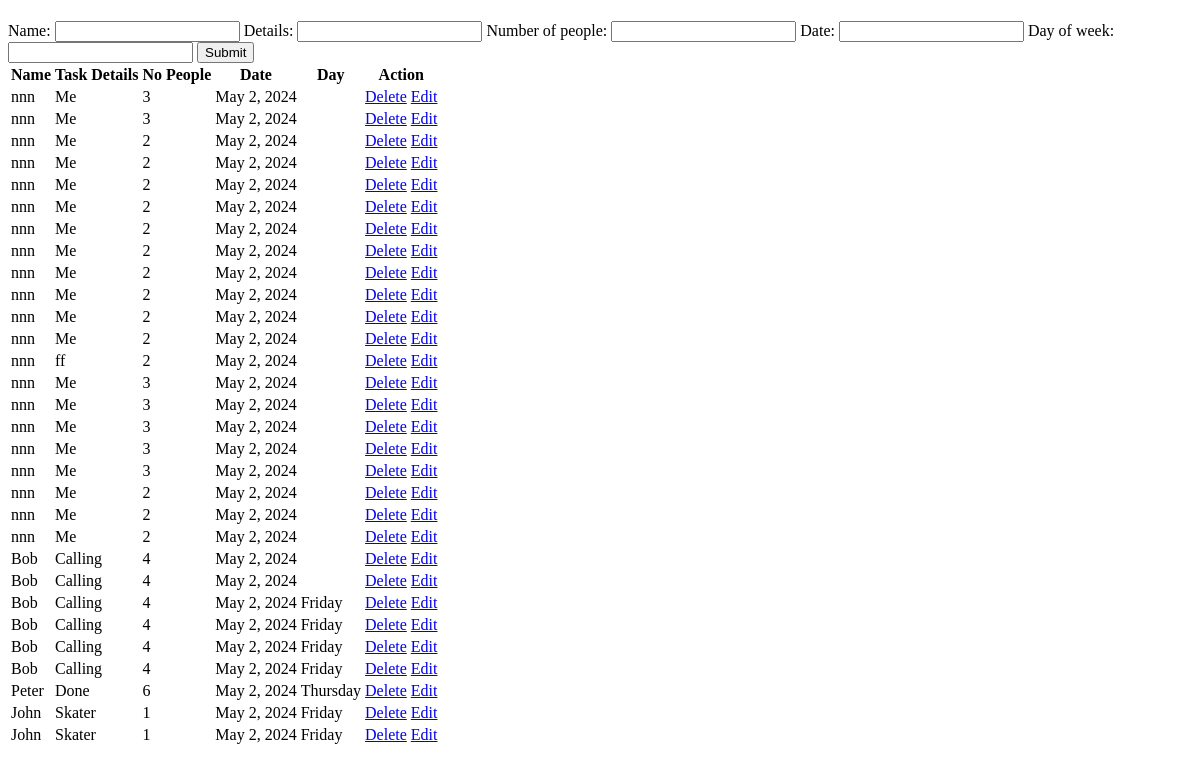
The page /create on the database as committed earlier.
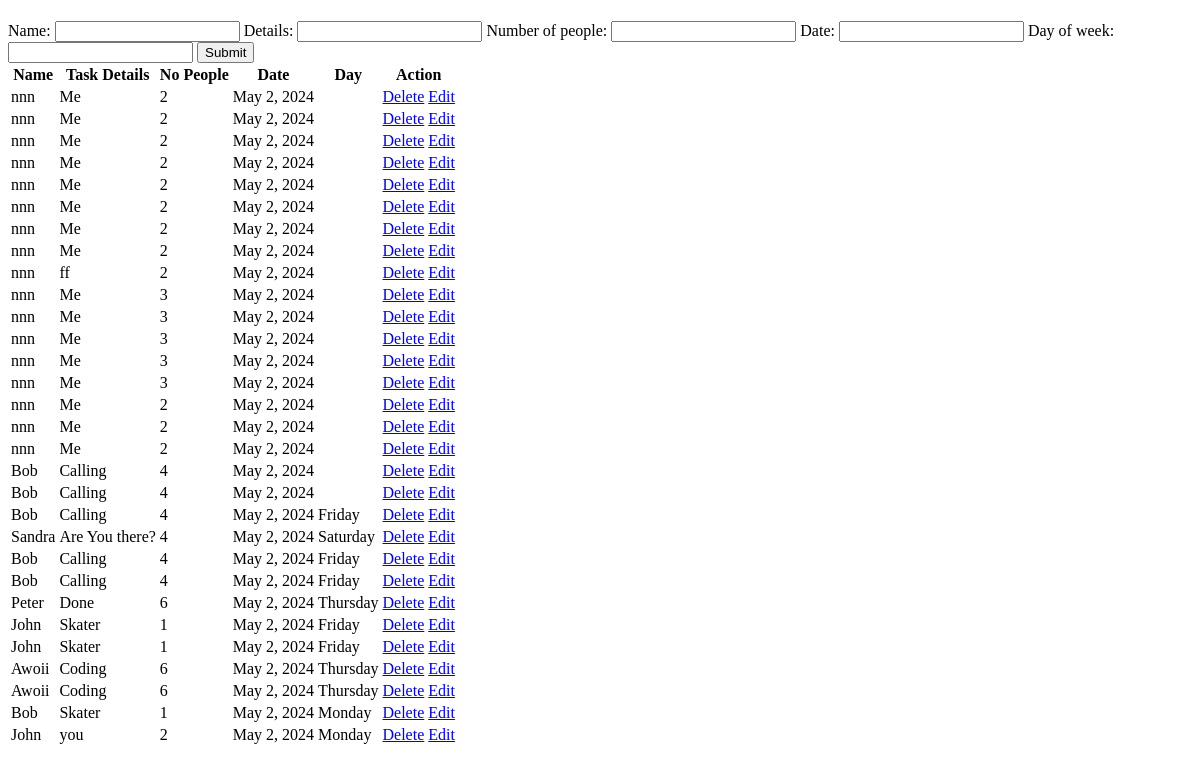
The same page on the database as committed later.
### newapp/models.py (models this page shows)
class Task(models.Model):
    name = models.CharField(max_length=200)
    details = models.CharField(max_length=1000)
    number_of_people = models.IntegerField()
    date = models.DateField(auto_now_add=True)
    day_of_week = models.CharField(max_length=20)

### newapp/views.py (the view)
# urls.py: path('create', views.create_task, name='create_task'),
def create_task(request):
    if request.method == 'POST':
        form = TaskForm(request.POST)
        if form.is_valid():
            a_name = form.cleaned_data ['name']    #these field names are from the model, name as it is in the left can change or vary, but what us is in [] should be maintained
            b_details = form.cleaned_data ['details'] #these field names are from the
            c_number_of_people = form.cleaned_data ['number_of_people']
            d_date = form.cleaned_data ['date'] #these field names
            e_day_of_week = form.cleaned_data ['day_of_week'] #these field names
            Task.objects.create(name=a_name, details = b_details, number_of_people=c_number_of_people, date=d_date, day_of_week=e_day_of_week)#We pass the actual data as it is in the model
            return HttpResponseRedirect(reverse('indexpage'))
            return redirect('/index')
    else:
        form = TaskForm()
    tasklist = Task.objects.all() #We are retrieving list and sending it back
    return render(request, 'newapp/base.html', {'form': form, 'tasklist': tasklist})

### newapp/forms.py (shortened to what this page needs)
class TaskForm(forms.Form): #inheriting the class to extend functionality
    name = forms.CharField(max_length=200, widget = forms.TextInput(attrs={'class': 'form-control'}), required=False)
    details = forms.CharField(max_length=1000, widget = forms.TextInput(attrs={'class': 'form-control'}), required=False)
    number_of_people = forms.IntegerField(widget = forms.NumberInput(attrs={'class': 'form-control'}), required=False)
    date = forms.DateField(widget = forms.DateInput(attrs={'class': 'form-control'}), required=False)
    day_of_week = forms.CharField(max_length=20, widget = forms.TextInput(attrs={'class': 'form-control'}), required=False)

### newapp/templates/newapp/base.html (shortened to what this page needs)
<!DOCTYPE html>
<html lang="en">
<head>
</head>
<body>
    <form action="{% url 'create_task' %}" method="POST">
        {% for form_field in form %}
            {{ form_field.label_tag }}
            {{ form_field }}
        {% endfor %}
    <input type="submit" value="Submit">
    </form>
    <table>
        <thead>
            <tr>
                <th>Name</th>
                <th>Task Details</th>
                <th>No People</th>
                <th>Date</th>
                <th>Day</th>
                <th>
                    Action
                </th>
            </tr>
        </thead>
        <tbody>
            {% for task in tasklist %}
            <tr>
                <td>{{ task.name }}</td>
                <td>{{ task.details }}</td>
                <td>{{ task.number_of_people }}</td>
                <td>{{ task.date }}</td>
                <td>{{ task.day_of_week }}</td>
                <td>
                    <a href="{% url 'delete_task' task.id %}">Delete</a>
                    <a href="{% url 'edit_task' task.id %}">Edit</a>
                </td>
            </tr>
            {% endfor %}
        </tbody>
    </table>
   </body>
</html>

Rows that differ between the two databases and show on the page:
removed Task: name "nnn", details "Me", number_of_people "3", date "May 2, 2024"
removed Task: name "nnn", details "Me", number_of_people "3", date "May 2, 2024"
removed Task: name "nnn", details "Me", number_of_people "2", date "May 2, 2024"
removed Task: name "nnn", details "Me", number_of_people "2", date "May 2, 2024"
changed Task: name "Bob" → "Sandra"; details "Calling" → "Are You there?"; day_of_week "Friday" → "Saturday"
added Task: name "Awoii", details "Coding", number_of_people "6", date "May 2, 2024", day_of_week "Thursday"
added Task: name "Awoii", details "Coding", number_of_people "6", date "May 2, 2024", day_of_week "Thursday"
added Task: name "Bob", details "Skater", number_of_people "1", date "May 2, 2024", day_of_week "Monday"
added Task: name "John", details "you", number_of_people "2", date "May 2, 2024", day_of_week "Monday"
